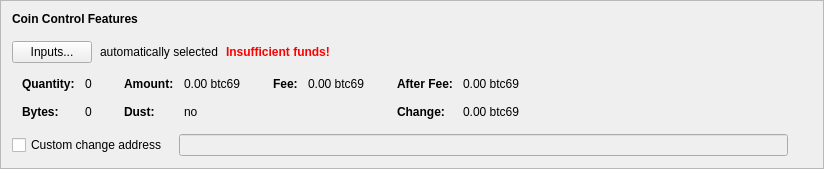
      <widget class="QFrame" name="frameCoinControl">
       <property name="sizePolicy">
        <sizepolicy hsizetype="Preferred" vsizetype="Fixed">
         <horstretch>0</horstretch>
         <verstretch>0</verstretch>
        </sizepolicy>
       </property>
       <property name="frameShape">
        <enum>QFrame::StyledPanel</enum>
       </property>
       <property name="frameShadow">
        <enum>QFrame::Raised</enum>
       </property>
       <layout class="QVBoxLayout" name="verticalLayout_4">
        <item>
         <layout class="QVBoxLayout" name="verticalLayoutCoinControl" stretch="0,0,0,0,0">
          <property name="spacing">
           <number>0</number>
          </property>
          <property name="sizeConstraint">
           <enum>QLayout::SetDefaultConstraint</enum>
          </property>
          <property name="leftMargin">
           <number>0</number>
          </property>
          <property name="topMargin">
           <number>0</number>
          </property>
          <item>
           <layout class="QHBoxLayout" name="horizontalLayoutCoinControl1">
            <property name="bottomMargin">
             <number>15</number>
            </property>
            <item>
             <widget class="QLabel" name="labelCoinControlFeatures">
              <property name="sizePolicy">
               <sizepolicy hsizetype="Preferred" vsizetype="Maximum">
                <horstretch>0</horstretch>
                <verstretch>0</verstretch>
               </sizepolicy>
              </property>
              <property name="font">
               <font>
                <weight>75</weight>
                <bold>true</bold>
               </font>
              </property>
              <property name="styleSheet">
               <string notr="true">font-weight:bold;</string>
              </property>
              <property name="text">
               <string>Coin Control Features</string>
              </property>
             </widget>
            </item>
           </layout>
          </item>
          <item>
           <layout class="QHBoxLayout" name="horizontalLayoutCoinControl2" stretch="0,0,0,0">
            <property name="spacing">
             <number>8</number>
            </property>
            <property name="bottomMargin">
             <number>10</number>
            </property>
            <item>
             <widget class="QPushButton" name="pushButtonCoinControl">
              <property name="styleSheet">
               <string notr="true"/>
              </property>
              <property name="text">
               <string>Inputs...</string>
              </property>
              <property name="autoDefault">
               <bool>false</bool>
              </property>
             </widget>
            </item>
            <item>
             <widget class="QLabel" name="labelCoinControlAutomaticallySelected">
              <property name="text">
               <string>automatically selected</string>
              </property>
              <property name="margin">
               <number>5</number>
              </property>
             </widget>
            </item>
            <item>
             <widget class="QLabel" name="labelCoinControlInsuffFunds">
              <property name="font">
               <font>
                <weight>75</weight>
                <bold>true</bold>
               </font>
              </property>
              <property name="styleSheet">
               <string notr="true">color:red;font-weight:bold;</string>
              </property>
              <property name="text">
               <string>Insufficient funds!</string>
              </property>
              <property name="margin">
               <number>5</number>
              </property>
             </widget>
            </item>
            <item>
             <spacer name="horizontalSpacerCoinControl">
              <property name="orientation">
               <enum>Qt::Horizontal</enum>
              </property>
              <property name="sizeHint" stdset="0">
               <size>
                <width>40</width>
                <height>1</height>
               </size>
              </property>
             </spacer>
            </item>
           </layout>
          </item>
          <item>
           <widget class="QWidget" name="widgetCoinControl" native="true">
            <property name="sizePolicy">
             <sizepolicy hsizetype="Preferred" vsizetype="Preferred">
              <horstretch>0</horstretch>
              <verstretch>0</verstretch>
             </sizepolicy>
            </property>
            <property name="minimumSize">
             <size>
              <width>0</width>
              <height>0</height>
             </size>
            </property>
            <property name="styleSheet">
             <string notr="true"/>
            </property>
            <layout class="QHBoxLayout" name="horizontalLayoutCoinControl5">
             <property name="leftMargin">
              <number>0</number>
             </property>
             <property name="topMargin">
              <number>0</number>
             </property>
             <property name="rightMargin">
              <number>0</number>
             </property>
             <property name="bottomMargin">
              <number>0</number>
             </property>
             <item>
              <layout class="QHBoxLayout" name="horizontalLayoutCoinControl3" stretch="0,0,0,1">
               <property name="spacing">
                <number>20</number>
               </property>
               <property name="topMargin">
                <number>0</number>
               </property>
               <property name="bottomMargin">
                <number>10</number>
               </property>
               <item>
                <layout class="QFormLayout" name="formLayoutCoinControl1">
                 <property name="horizontalSpacing">
                  <number>10</number>
                 </property>
                 <property name="verticalSpacing">
                  <number>14</number>
                 </property>
                 <property name="leftMargin">
                  <number>10</number>
                 </property>
                 <property name="topMargin">
                  <number>4</number>
                 </property>
                 <property name="rightMargin">
                  <number>6</number>
                 </property>
                 <item row="0" column="0">
                  <widget class="QLabel" name="labelCoinControlQuantityText">
                   <property name="font">
                    <font>
                     <weight>75</weight>
                     <bold>true</bold>
                    </font>
                   </property>
                   <property name="text">
                    <string>Quantity:</string>
                   </property>
                   <property name="margin">
                    <number>0</number>
                   </property>
                  </widget>
                 </item>
                 <item row="0" column="1">
                  <widget class="QLabel" name="labelCoinControlQuantity">
                   <property name="cursor">
                    <cursorShape>IBeamCursor</cursorShape>
                   </property>
                   <property name="contextMenuPolicy">
                    <enum>Qt::ActionsContextMenu</enum>
                   </property>
                   <property name="text">
                    <string notr="true">0</string>
                   </property>
                   <property name="margin">
                    <number>0</number>
                   </property>
                   <property name="textInteractionFlags">
                    <set>Qt::LinksAccessibleByMouse|Qt::TextSelectableByKeyboard|Qt::TextSelectableByMouse</set>
                   </property>
                  </widget>
                 </item>
                 <item row="1" column="0">
                  <widget class="QLabel" name="labelCoinControlBytesText">
                   <property name="font">
                    <font>
                     <weight>75</weight>
                     <bold>true</bold>
                    </font>
                   </property>
                   <property name="text">
                    <string>Bytes:</string>
                   </property>
                  </widget>
                 </item>
                 <item row="1" column="1">
                  <widget class="QLabel" name="labelCoinControlBytes">
                   <property name="cursor">
                    <cursorShape>IBeamCursor</cursorShape>
                   </property>
                   <property name="contextMenuPolicy">
                    <enum>Qt::ActionsContextMenu</enum>
                   </property>
                   <property name="text">
                    <string notr="true">0</string>
                   </property>
                   <property name="textInteractionFlags">
                    <set>Qt::LinksAccessibleByMouse|Qt::TextSelectableByKeyboard|Qt::TextSelectableByMouse</set>
                   </property>
                  </widget>
                 </item>
                </layout>
               </item>
               <item>
                <layout class="QFormLayout" name="formLayoutCoinControl2">
                 <property name="horizontalSpacing">
                  <number>10</number>
                 </property>
                 <property name="verticalSpacing">
                  <number>14</number>
                 </property>
                 <property name="leftMargin">
                  <number>6</number>
                 </property>
                 <property name="topMargin">
                  <number>4</number>
                 </property>
                 <property name="rightMargin">
                  <number>6</number>
                 </property>
                 <item row="0" column="0">
                  <widget class="QLabel" name="labelCoinControlAmountText">
                   <property name="font">
                    <font>
                     <weight>75</weight>
                     <bold>true</bold>
                    </font>
                   </property>
                   <property name="text">
                    <string>Amount:</string>
                   </property>
                   <property name="margin">
                    <number>0</number>
                   </property>
                  </widget>
                 </item>
                 <item row="0" column="1">
                  <widget class="QLabel" name="labelCoinControlAmount">
                   <property name="cursor">
                    <cursorShape>IBeamCursor</cursorShape>
                   </property>
                   <property name="contextMenuPolicy">
                    <enum>Qt::ActionsContextMenu</enum>
                   </property>
                   <property name="text">
                    <string notr="true">0.00 btc69</string>
                   </property>
                   <property name="textInteractionFlags">
                    <set>Qt::LinksAccessibleByMouse|Qt::TextSelectableByKeyboard|Qt::TextSelectableByMouse</set>
                   </property>
                  </widget>
                 </item>
                 <item row="1" column="0">
                  <widget class="QLabel" name="labelCoinControlLowOutputText">
                   <property name="font">
                    <font>
                     <weight>75</weight>
                     <bold>true</bold>
                    </font>
                   </property>
                   <property name="text">
                    <string>Dust:</string>
                   </property>
                  </widget>
                 </item>
                 <item row="1" column="1">
                  <widget class="QLabel" name="labelCoinControlLowOutput">
                   <property name="cursor">
                    <cursorShape>IBeamCursor</cursorShape>
                   </property>
                   <property name="contextMenuPolicy">
                    <enum>Qt::ActionsContextMenu</enum>
                   </property>
                   <property name="text">
                    <string notr="true">no</string>
                   </property>
                   <property name="textInteractionFlags">
                    <set>Qt::LinksAccessibleByMouse|Qt::TextSelectableByKeyboard|Qt::TextSelectableByMouse</set>
                   </property>
                  </widget>
                 </item>
                </layout>
               </item>
               <item>
                <layout class="QFormLayout" name="formLayoutCoinControl3">
                 <property name="horizontalSpacing">
                  <number>10</number>
                 </property>
                 <property name="verticalSpacing">
                  <number>14</number>
                 </property>
                 <property name="leftMargin">
                  <number>6</number>
                 </property>
                 <property name="topMargin">
                  <number>4</number>
                 </property>
                 <property name="rightMargin">
                  <number>6</number>
                 </property>
                 <item row="0" column="0">
                  <widget class="QLabel" name="labelCoinControlFeeText">
                   <property name="font">
                    <font>
                     <weight>75</weight>
                     <bold>true</bold>
                    </font>
                   </property>
                   <property name="text">
                    <string>Fee:</string>
                   </property>
                   <property name="margin">
                    <number>0</number>
                   </property>
                  </widget>
                 </item>
                 <item row="0" column="1">
                  <widget class="QLabel" name="labelCoinControlFee">
                   <property name="cursor">
                    <cursorShape>IBeamCursor</cursorShape>
                   </property>
                   <property name="contextMenuPolicy">
                    <enum>Qt::ActionsContextMenu</enum>
                   </property>
                   <property name="text">
                    <string notr="true">0.00 btc69</string>
                   </property>
                   <property name="textInteractionFlags">
                    <set>Qt::LinksAccessibleByMouse|Qt::TextSelectableByKeyboard|Qt::TextSelectableByMouse</set>
                   </property>
                  </widget>
                 </item>
                </layout>
               </item>
               <item>
                <layout class="QFormLayout" name="formLayoutCoinControl4">
                 <property name="horizontalSpacing">
                  <number>10</number>
                 </property>
                 <property name="verticalSpacing">
                  <number>14</number>
                 </property>
                 <property name="leftMargin">
                  <number>6</number>
                 </property>
                 <property name="topMargin">
                  <number>4</number>
                 </property>
                 <property name="rightMargin">
                  <number>6</number>
                 </property>
                 <item row="0" column="0">
                  <widget class="QLabel" name="labelCoinControlAfterFeeText">
                   <property name="font">
                    <font>
                     <weight>75</weight>
                     <bold>true</bold>
                    </font>
                   </property>
                   <property name="text">
                    <string>After Fee:</string>
                   </property>
                   <property name="margin">
                    <number>0</number>
                   </property>
                  </widget>
                 </item>
                 <item row="0" column="1">
                  <widget class="QLabel" name="labelCoinControlAfterFee">
                   <property name="cursor">
                    <cursorShape>IBeamCursor</cursorShape>
                   </property>
                   <property name="contextMenuPolicy">
                    <enum>Qt::ActionsContextMenu</enum>
                   </property>
                   <property name="text">
                    <string notr="true">0.00 btc69</string>
                   </property>
                   <property name="textInteractionFlags">
                    <set>Qt::LinksAccessibleByMouse|Qt::TextSelectableByKeyboard|Qt::TextSelectableByMouse</set>
                   </property>
                  </widget>
                 </item>
                 <item row="1" column="0">
                  <widget class="QLabel" name="labelCoinControlChangeText">
                   <property name="font">
                    <font>
                     <weight>75</weight>
                     <bold>true</bold>
                    </font>
                   </property>
                   <property name="text">
                    <string>Change:</string>
                   </property>
                  </widget>
                 </item>
                 <item row="1" column="1">
                  <widget class="QLabel" name="labelCoinControlChange">
                   <property name="cursor">
                    <cursorShape>IBeamCursor</cursorShape>
                   </property>
                   <property name="contextMenuPolicy">
                    <enum>Qt::ActionsContextMenu</enum>
                   </property>
                   <property name="text">
                    <string notr="true">0.00 btc69</string>
                   </property>
                   <property name="textInteractionFlags">
                    <set>Qt::LinksAccessibleByMouse|Qt::TextSelectableByKeyboard|Qt::TextSelectableByMouse</set>
                   </property>
                  </widget>
                 </item>
                </layout>
               </item>
              </layout>
             </item>
            </layout>
           </widget>
          </item>
          <item>
           <layout class="QHBoxLayout" name="horizontalLayoutCoinControl4" stretch="0,0,0">
            <property name="spacing">
             <number>12</number>
            </property>
            <property name="sizeConstraint">
             <enum>QLayout::SetDefaultConstraint</enum>
            </property>
            <property name="topMargin">
             <number>5</number>
            </property>
            <property name="rightMargin">
             <number>5</number>
            </property>
            <item>
             <widget class="QCheckBox" name="checkBoxCoinControlChange">
              <property name="toolTip">
               <string>If this is activated, but the change address is empty or invalid, change will be sent to a newly generated address.</string>
              </property>
              <property name="text">
               <string>Custom change address</string>
              </property>
             </widget>
            </item>
            <item>
             <widget class="QValidatedLineEdit" name="lineEditCoinControlChange">
              <property name="enabled">
               <bool>false</bool>
              </property>
              <property name="sizePolicy">
               <sizepolicy hsizetype="Expanding" vsizetype="Fixed">
                <horstretch>0</horstretch>
                <verstretch>0</verstretch>
               </sizepolicy>
              </property>
             </widget>
            </item>
            <item>
             <widget class="QLabel" name="labelCoinControlChangeLabel">
              <property name="sizePolicy">
               <sizepolicy hsizetype="Preferred" vsizetype="Expanding">
                <horstretch>0</horstretch>
                <verstretch>0</verstretch>
               </sizepolicy>
              </property>
              <property name="minimumSize">
               <size>
                <width>0</width>
                <height>0</height>
               </size>
              </property>
              <property name="text">
               <string/>
              </property>
              <property name="margin">
               <number>3</number>
              </property>
             </widget>
            </item>
           </layout>
          </item>
          <item>
           <spacer name="verticalSpacerCoinControl">
            <property name="orientation">
             <enum>Qt::Vertical</enum>
            </property>
            <property name="sizeType">
             <enum>QSizePolicy::Expanding</enum>
            </property>
            <property name="sizeHint" stdset="0">
             <size>
              <width>800</width>
              <height>1</height>
             </size>
            </property>
           </spacer>
          </item>
         </layout>
        </item>
       </layout>
      </widget>
